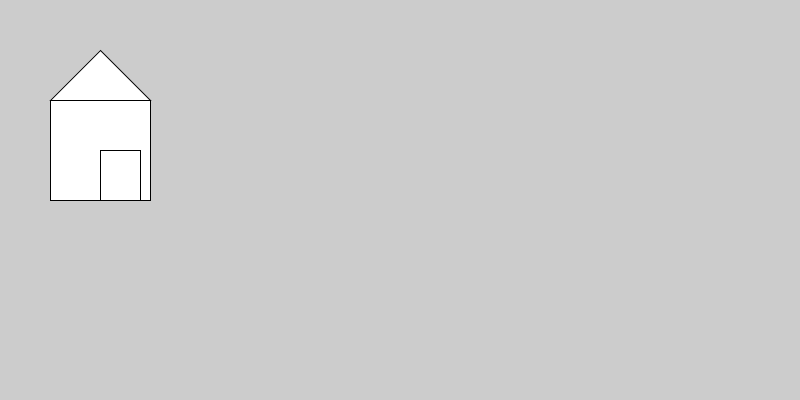
Frame 1 (no input)
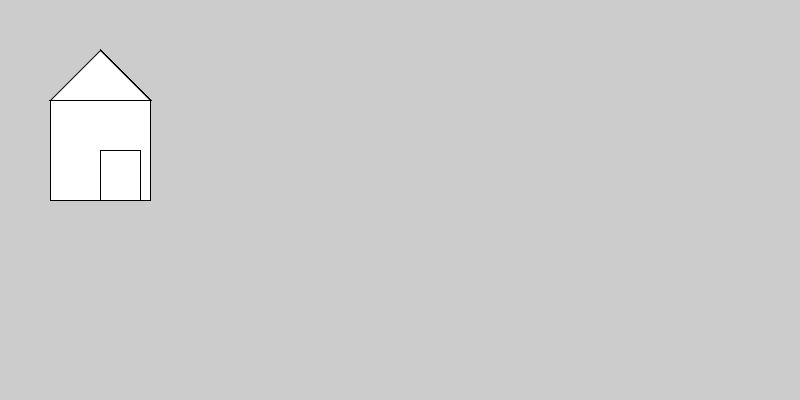
Frame 60 (the mouse pressed at the canvas centre just before this capture)
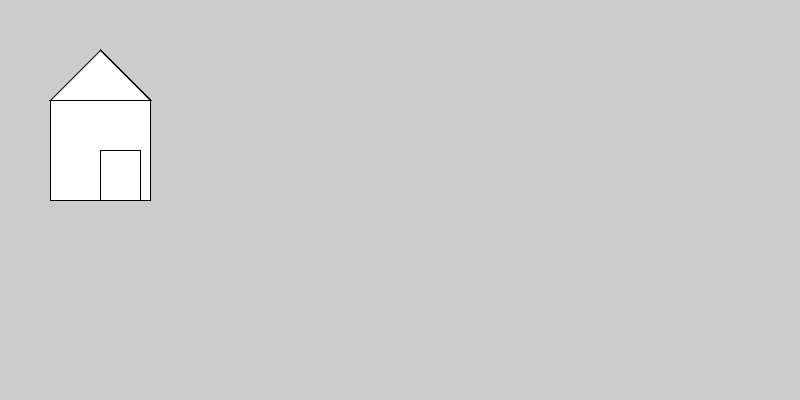
Frame 120 (the mouse held since frame 60 and released just before this capture)

The Processing sketch that drew these frames (run headless with seeded random() and noise(); from frame 60 on, the mouse is pressed at the canvas centre):

// Processing sketch: sketch_____
// ── sketch_____.pde

void setup(){
  size(800,400);
  frameRate(30);
}
void draw(){
  f();
}
void f(){
  triangle(100,50,50,100,150,100);
  rect(50,100,100,100);
  rect(100,150,40,50);
  translate(150,0);
}
